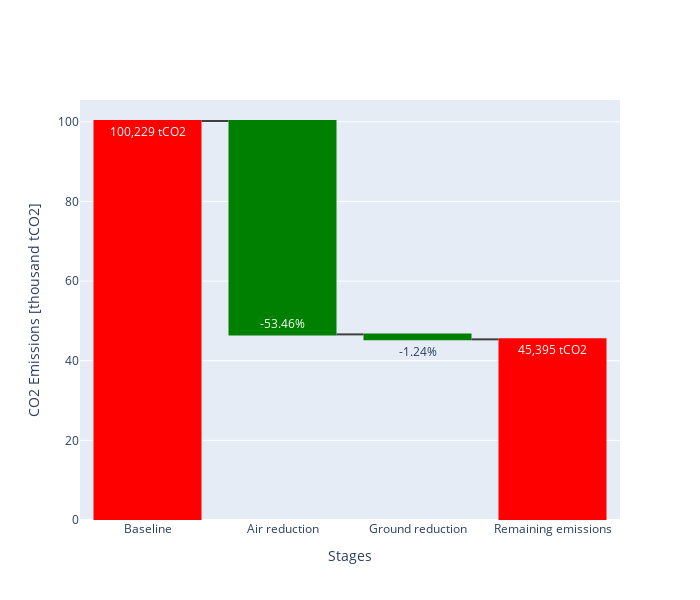

The cell this chart's notebook holds for it:
### Code cell
# Provided waterflow plot values
values = {
    'BEFORE': {'TOTAL': 100.2, 'Air': 24.283582, 'Ground': 2.163000},
    'Ground reduction': {'Ground': 1.246000},
    'Air reduction': {'Air': 53.588140},
    'AFTER': {'TOTAL': 45.395025, 'Air': 45.044685, 'Ground': 91.7000}
    # 'BEFORE': {'TOTAL': 100229166, 'Air': 24283582, 'Ground': 2163000},
    # 'Ground reduction': {'Ground': 1246000},
    # 'Air reduction': {'Air': 53588140},
    # 'AFTER': {'TOTAL': 45395025, 'Air': 45044685, 'Ground': 917000}
}
# Calculate the sum of total CO2
current_status = values['BEFORE']['TOTAL']
# Calculate reductions
reduction_air = values['Air reduction'].get('Air', 0)
reduction_ground = values['Ground reduction'].get('Ground', 0)
# Create the waterfall chart
fig = go.Figure(go.Waterfall(
    name="Change in Total CO2",
    orientation="v",
    measure=["relative","relative","relative","total"],
    x=["Baseline", "Air reduction", "Ground reduction", "Remaining emissions"],
    y=[current_status, -reduction_air, -reduction_ground,0],
    text = ["100,229 tCO2","-53.46%","-1.24%","45,395 tCO2"],
    connector={"line": {"color": "rgb(63, 63, 63)"}},
    increasing={"marker": {"color": "red"}},
    decreasing={"marker": {"color": "green"}},
    totals={"marker": {"color": "red"}}
))
# Update layout
fig.update_layout(
    # title="Waterflow Plot of CO2 Emissions Reduction",
    xaxis_title="Stages",
    yaxis_title="CO2 Emissions [thousand tCO2]",
    showlegend=False,
    width=700,
    height=600
)
# Show the plot
fig.show()

### Figure 1 — Plotly figure (JSON) as saved in the notebook; plotly's stock layout.template omitted (floating-point values rounded to 4 significant figures)
{"data": [{"connector": {"line": {"color": "rgb(63, 63, 63)"}}, "decreasing": {"marker": {"color": "green"}}, "increasing": {"marker": {"color": "red"}}, "measure": ["relative", "relative", "relative", "total"], "name": "Change in Total CO2", "orientation": "v", "text": ["100,229 tCO2", "-53.46%", "-1.24%", "45,395 tCO2"], "totals": {"marker": {"color": "red"}}, "type": "waterfall", "x": ["Baseline", "Air reduction", "Ground reduction", "Remaining emissions"], "y": [100.2, -53.59, -1.246, 0]}], "layout": {"height": 600, "showlegend": false, "width": 700, "xaxis": {"title": {"text": "Stages"}}, "yaxis": {"title": {"text": "CO2 Emissions [thousand tCO2]"}}}}
